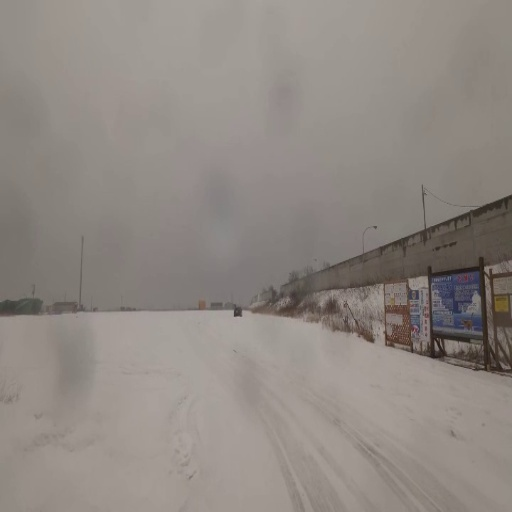
#> input picture data/UDIS-D/testing/input1/000755.jpg, 512 x 512 px, found by its file name
$ python Paronama.py
#> lines starting #> are read from the running program, lines starting #| are printed output that depends on the picture
### src/feature_based/model.py
import cv2
import numpy as np
import sys

class ImageStitching:
    """containts the utilities required to stitch images"""

    def __init__(self, query_photo, train_photo):
        super().__init__()
        width_query_photo = query_photo.shape[1]
        width_train_photo = train_photo.shape[1]
        lowest_width = min(width_query_photo, width_train_photo)
        smoothing_window_percent = 0.10 # consider increasing or decreasing[0.00, 1.00]
        self.smoothing_window_size = max(100, min(smoothing_window_percent * lowest_width, 1000))

    def give_gray(self, image):
        """receives an image array and returns grayscaled image

        Args:
            image (numpy array): array of images

        Returns:
            image (numpy array): same as image input
            photo_gray (numpy array): grayscaled images
        """
        photo_gray = cv2.cvtColor(image, cv2.COLOR_RGB2GRAY)

        return image, photo_gray


    @staticmethod
    def _sift_detector(image):
        """Applies SIFT algorithm to the given image

        Args:
            image (numpy array): input image

        Returns:
            keypoints, features
        """
        descriptor = cv2.SIFT_create()
        keypoints, features = descriptor.detectAndCompute(image, None)

        return keypoints, features

    def create_and_match_keypoints(self, features_train_image, features_query_image):
        """Creates and Matches keypoints from the SIFT features using Brute Force matching
        by checking the L2 norm of the feature vector

        Args:
            features_train_image: SIFT features of train image
            features_query_image: SIFT features of query image

        Returns:
            matches (List): matches in features of train and query image
        """
        bf = cv2.BFMatcher(cv2.NORM_L2, crossCheck=True)

        best_matches = bf.match(features_train_image, features_query_image)
        raw_matches = sorted(best_matches, key=lambda x: x.distance)

        return raw_matches

    def compute_homography(
        self, keypoints_train_image, keypoints_query_image, matches, reprojThresh
    ):
        """Computes the Homography to map images to a single plane,
        uses RANSAC algorithm to find the best matches iteratively.

        Args:
            keypoints_train_image: keypoints found using SIFT in train image
            keypoints_query_image: keypoints found using SIFT in query image
            matches: matches found using Brute Force
            reprojThresh: threshold for error

        Returns:
            M (Tuple): (matches, Homography matrix, status)
        """
        keypoints_train_image = np.float32(
            [keypoint.pt for keypoint in keypoints_train_image]
        )
        keypoints_query_image = np.float32(
            [keypoint.pt for keypoint in keypoints_query_image]
        )

        if len(matches) >= 4:
            points_train = np.float32(
                [keypoints_train_image[m.queryIdx] for m in matches]
            )
            points_query = np.float32(
                [keypoints_query_image[m.trainIdx] for m in matches]
            )

            H, status = cv2.findHomography(
                points_train, points_query, cv2.RANSAC, reprojThresh
            )

            return (matches, H, status)

        else:
            print(f"Minimum match count not satisfied cannot get homopgrahy")
            return None

    def create_mask(self, query_image, train_image, version):
        """Creates the mask using query and train images for blending the images,
        using a gaussian smoothing window/kernel

        Args:
            query_image (numpy array)
            train_image (numpy array)
            version (str) == 'left_image' or 'right_image'

        Returns:
            masks
        """
        height_query_photo = query_image.shape[0]
        width_query_photo = query_image.shape[1]
        width_train_photo = train_image.shape[1]
        height_panorama = height_query_photo
        width_panorama = width_query_photo + width_train_photo
        offset = int(self.smoothing_window_size / 2)
        barrier = query_image.shape[1] - int(self.smoothing_window_size / 2)
        mask = np.zeros((height_panorama, width_panorama))
        if version == "left_image":
            mask[:, barrier - offset : barrier + offset] = np.tile(
                np.linspace(1, 0, 2 * offset).T, (height_panorama, 1)
            )
            mask[:, : barrier - offset] = 1
        else:
            mask[:, barrier - offset : barrier + offset] = np.tile(
                np.linspace(0, 1, 2 * offset).T, (height_panorama, 1)
            )
            mask[:, barrier + offset :] = 1
        return cv2.merge([mask, mask, mask])

    def blending_smoothing(self, query_image, train_image, homography_matrix):
        """blends both query and train image via the homography matrix,
        and ensures proper blending and smoothing using masks created in create_masks()
        to give a seamless panorama.

        Args:
            query_image (numpy array)
            train_image (numpy array)
            homography_matrix (numpy array): Homography to map images to a single plane

        Returns:
            panoramic image (numpy array)
        """
        height_img1 = query_image.shape[0]
        width_img1 = query_image.shape[1]
        width_img2 = train_image.shape[1]
        height_panorama = height_img1
        width_panorama = width_img1 + width_img2

        panorama1 = np.zeros((height_panorama, width_panorama, 3))
        mask1 = self.create_mask(query_image, train_image, version="left_image")
        panorama1[0 : query_image.shape[0], 0 : query_image.shape[1], :] = query_image
        panorama1 *= mask1
        mask2 = self.create_mask(query_image, train_image, version="right_image")
        panorama2 = (
            cv2.warpPerspective(
                train_image, homography_matrix, (width_panorama, height_panorama)
            )
            * mask2
        )
        result = panorama1 + panorama2

        # remove extra blackspace
        rows, cols = np.where(result[:, :, 0] != 0)
        min_row, max_row = min(rows), max(rows) + 1
        min_col, max_col = min(cols), max(cols) + 1

        final_result = result[min_row:max_row, min_col:max_col, :]

        return final_result

def read(image_dir_list):
    """reads the images dir list and returns the images array as List

    Args:
        image_dir_list (List): image list read through cmdline

    Returns:
        images_list(List): List of numpy array of Images
        len(images_list) (int): no of images read through cmdline
    """
    images_list = []
    for image_dir in image_dir_list:
        image = cv2.imread(image_dir)
        image = cv2.cvtColor(image, cv2.COLOR_BGR2RGB)
        images_list.append(image)

    return images_list, len(images_list)

def recurse(image_list, no_of_images):
    """Recursive function to get panorama of multiple images

    Args:
        image_list (List): list of numpy array of images
        no_of_images (int): no of images read through cmdline

    Returns:
        result (numpy array): RGB panoramic image
    """
    if no_of_images == 2:
        result, mapped_image = forward(
            query_photo=image_list[no_of_images - 2],
            train_photo=image_list[no_of_images - 1],
        )

        return result, mapped_image
    else:
        result,_ = forward(
            query_photo=image_list[no_of_images - 2],
            train_photo=image_list[no_of_images - 1],
        )
        result_int8 = np.uint8(result)
        result_rgb = cv2.cvtColor(result_int8, cv2.COLOR_BGR2RGB)
        image_list[no_of_images - 2] = result_rgb

        return recurse(image_list, no_of_images - 1)

def forward(query_photo, train_photo):
    """Runs a forward pass using the ImageStitching() class in utils.py.
    Takes in a query image and train image and runs entire pipeline to return
    a panoramic image.

    Args:
        query_photo (numpy array): query image
        train_photo (nnumpy array): train image

    Returns:
        result image (numpy array): RGB result image
    """
    image_stitching = ImageStitching(query_photo, train_photo)
    _, query_photo_gray = image_stitching.give_gray(query_photo)  # left image
    _, train_photo_gray = image_stitching.give_gray(train_photo)  # right image

    keypoints_train_image, features_train_image = image_stitching._sift_detector(
        train_photo_gray
    )
    keypoints_query_image, features_query_image = image_stitching._sift_detector(
        query_photo_gray
    )

    matches = image_stitching.create_and_match_keypoints(
        features_train_image, features_query_image
    )
    mapped_feature_image = cv2.drawMatches(
                        train_photo,
                        keypoints_train_image,
                        query_photo,
                        keypoints_query_image,
                        matches[:100],
                        None,
                        flags=cv2.DrawMatchesFlags_NOT_DRAW_SINGLE_POINTS)

    M = image_stitching.compute_homography(
        keypoints_train_image, keypoints_query_image, matches, reprojThresh=4
    )

    if M is None:
        return "Error cannot stitch images"

    (matches, homography_matrix, status) = M

    result = image_stitching.blending_smoothing(
        query_photo, train_photo, homography_matrix
    )
    # mapped_image = cv2.drawMatches(train_photo, keypoints_train_image, query_photo, keypoints_query_image, matches[:100], None, flags=cv2.DrawMatchesFlags_NOT_DRAW_SINGLE_POINTS)
    mapped_float_32 = np.float32(mapped_feature_image)
    result_float32 = np.float32(result)
    result_rgb = cv2.cvtColor(result_float32, cv2.COLOR_BGR2RGB)
    mapped_feature_image_rgb = cv2.cvtColor(mapped_float_32, cv2.COLOR_BGR2RGB)

    return result_rgb, mapped_feature_image_rgb


# [18 lines that do not run on import are left out]

### src/feature_based/Paronama.py
import model as m
import sys
import cv2
import time

def main(image_dir_list):
    """Main function of the Repository.
    Takes in list of image dir, runs the complete image stitching pipeline
    to create and export a panoramic image in the /outputs/ folder.

    Args:
        image_dir_list (List): List of image dirs passed in cmdline
    """

    images_list, no_of_images = m.read(image_dir_list)
    result, mapped_image = m.recurse(images_list, no_of_images)
    cv2.imwrite("src/feature_based/output/panorama_image.jpg", result)
    cv2.imwrite("src/feature_based/output/mapped_image.jpg", mapped_image)

    print(f"Panoramic image saved at: outputs/panorama_image.jpg")


def measure_execution_time(func, *args, **kwargs):
    start_time = time.time()
    result = func(*args, **kwargs)
    end_time = time.time()
    execution_time = end_time - start_time
    print(f"Execution : {execution_time:.4f} seconds")
    return result

if __name__ == "__main__":
    import sys

    # Change your path
    default_image_list = [
        "data/UDIS-D/testing/input1/000755.jpg",
        "data/UDIS-D/testing/input2/000755.jpg"
    ]

    image_list = []
    for i in range(1, len(sys.argv)):
        image_list.append(sys.argv[i])

    image_list.extend(default_image_list)

    main(image_list)
#> in read, image is the input picture: shape (512, 512, 3); mean B, G, R 130.6, 136.3, 143.4
#> in main, `images_list, no_of_images = m.read(image_dir_list)`: images_list = 2 items; no_of_images = 2
#> in _sift_detector, `keypoints, features = descriptor.detectAndCompute(image, None)`: keypoints = 324 keypoints; strongest (x, y, size): (220, 308, 6.7), (435, 343, 8.4), (420, 350, 11.9), (473, 264, 4.1)
#> in forward, `keypoints_train_image, features_train_image = image_stitching._sift_de..`:
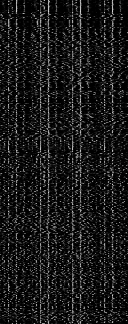
#> features_train_image: shape (324, 128) float32; min 0, max 210, mean 25
#> in forward, `keypoints_train_image, features_train_image = image_stitching._sift_de..`: keypoints_train_image has the same summary as keypoints in _sift_detector
#> in _sift_detector (call 2), `keypoints, features = descriptor.detectAndCompute(image, None)`: keypoints = 240 keypoints; strongest (x, y, size): (236, 314, 3), (436, 348, 3.1), (486, 269, 3.8), (451, 346, 8.5)
#> in forward, `keypoints_query_image, features_query_image = image_stitching._sift_de..`:
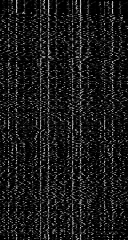
#> features_query_image: shape (240, 128) float32; min 0, max 223, mean 25
#> in forward, `keypoints_query_image, features_query_image = image_stitching._sift_de..`: keypoints_query_image has the same summary as keypoints in _sift_detector
#> in create_and_match_keypoints, `best_matches = bf.match(features_train_image, features_query_image)`: best_matches = 156 matches
#> in forward, `mapped_feature_image = cv2.drawMatches( train_photo, keypoints_train_i..`:
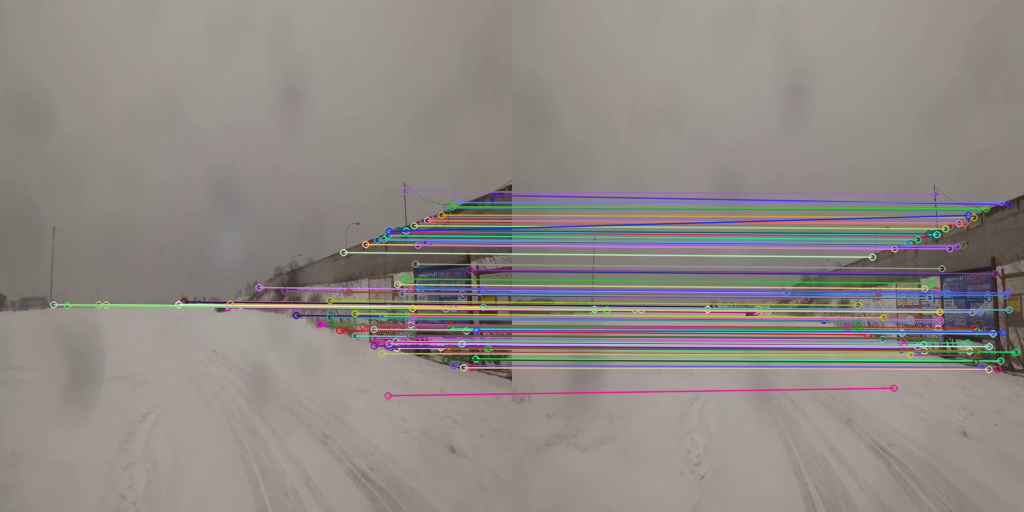
#> mapped_feature_image: shape (512, 1024, 3); mean R, G, B 143.3, 136.9, 132.9
#> in compute_homography, `keypoints_train_image = np.float32( [keypoint.pt for keypoint in keypo..`: keypoints_train_image = 324 pairs, first value 24.49 to 508.4, second value 190.9 to 450
#> in compute_homography, `keypoints_query_image = np.float32( [keypoint.pt for keypoint in keypo..`: keypoints_query_image = 240 pairs, first value 9.03 to 509.1, second value 193.9 to 476.9
#> in compute_homography, `points_train = np.float32( [keypoints_train_image[m.queryIdx] for m in..`: points_train = 156 pairs, first value 26.65 to 506, second value 190.9 to 450
#> in compute_homography, `points_query = np.float32( [keypoints_query_image[m.trainIdx] for m in..`: points_query = 156 pairs, first value 31.49 to 508.3, second value 193.9 to 432.2
#> in compute_homography, `H, status = cv2.findHomography( points_train, points_query, cv2.RANSAC..`: H = [[1.13, 0.0194, -5.84], [0.0289, 1.11, -16.03], [0.000124, 0.000108, 1]]; status = 156 values, max 1 at index 0, min 0 at index 24, mean 0.788
#> in forward, `M = image_stitching.compute_homography( keypoints_train_image, keypoin..`: M = 3 matches
#> in forward, `(matches, homography_matrix, status) = M`: homography_matrix has the same summary as H in compute_homography
#> in blending_smoothing, `panorama1 *= mask1`:
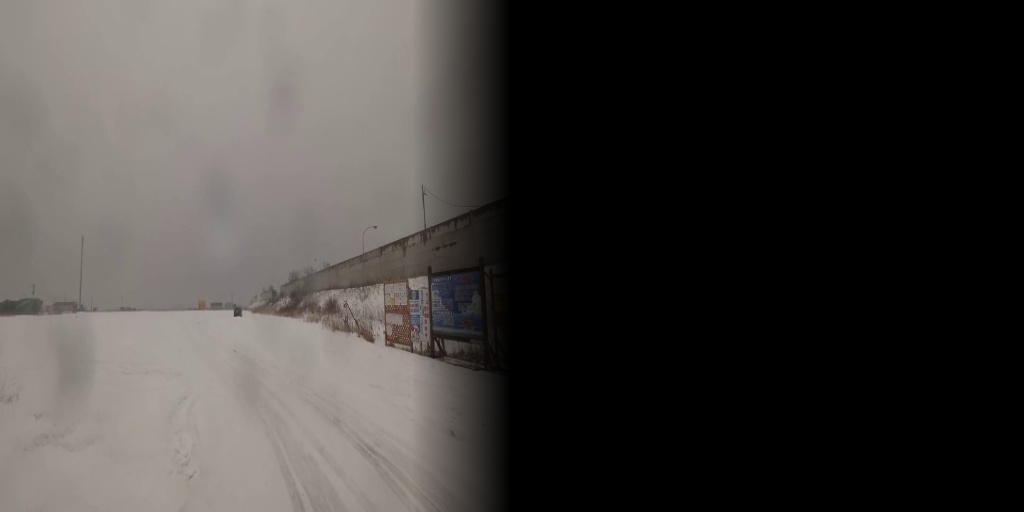
#> panorama1: shape (512, 1024, 3) float64; mean R, G, B 65.6, 62.5, 59.9
#> in blending_smoothing, `mask2 = self.create_mask(query_image, train_image, version="right_imag..`:
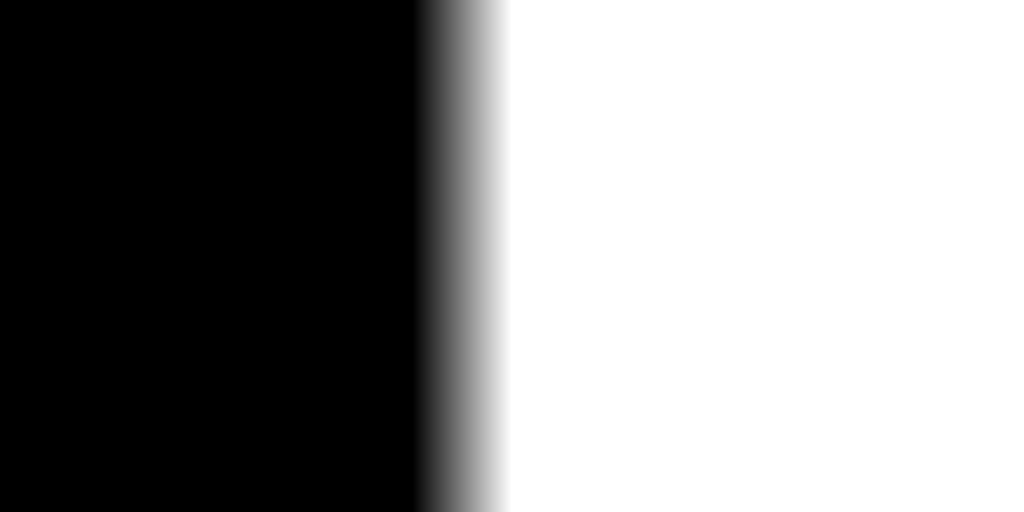
#> mask2: shape (512, 1024, 3) float64; min 0, max 1, mean 0.549
#> in blending_smoothing, `panorama2 = ( cv2.warpPerspective( train_image, homography_matrix, (wi..`:
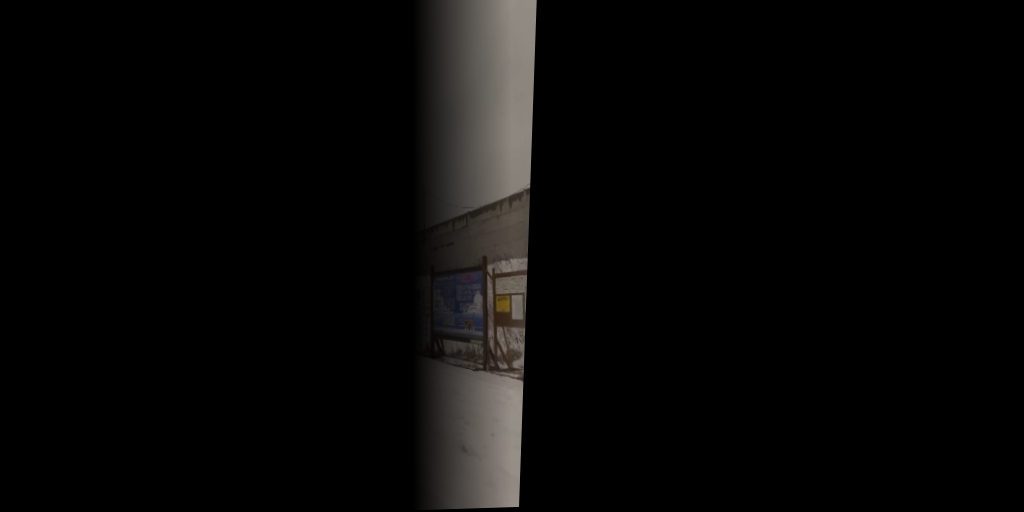
#> panorama2: shape (512, 1024, 3) float64; mean R, G, B 8, 7.5, 7.1
#> in blending_smoothing, `min_row, max_row = min(rows), max(rows) + 1`: min_row = 0; max_row = 512
#> in blending_smoothing, `min_col, max_col = min(cols), max(cols) + 1`: min_col = 0; max_col = 537
#> in blending_smoothing, `final_result = result[min_row:max_row, min_col:max_col, :]`:
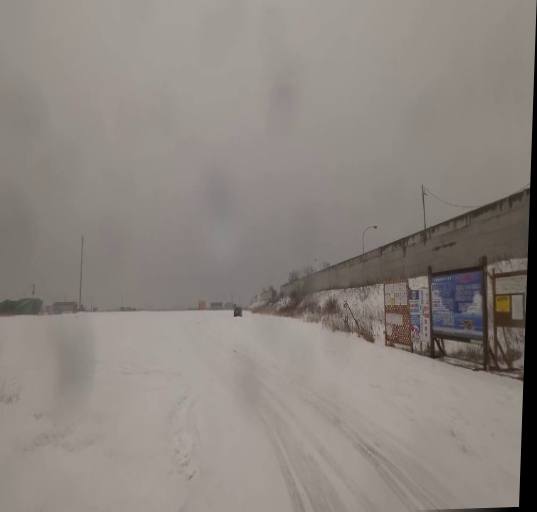
#> final_result: shape (512, 537, 3) float64; mean R, G, B 140.4, 133.4, 127.7
